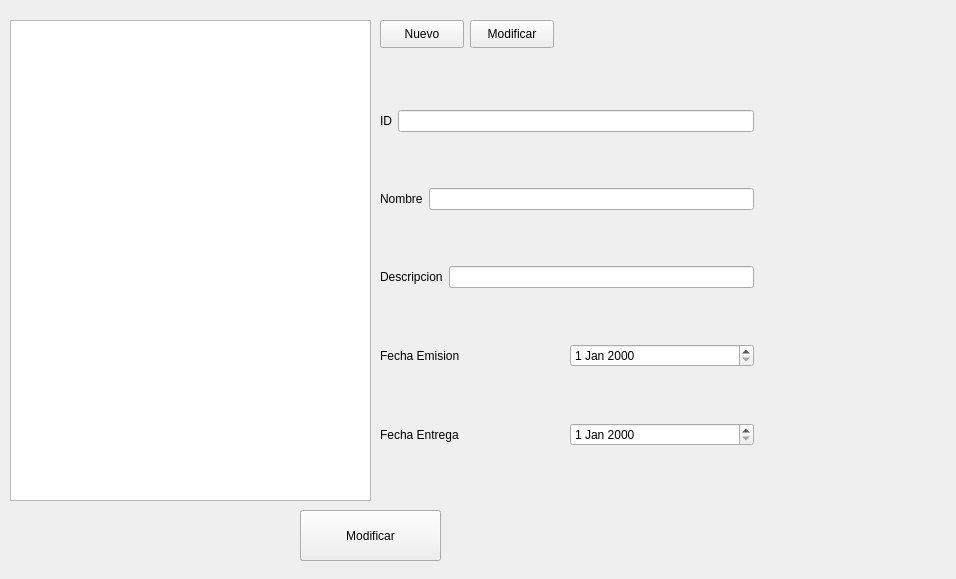
<?xml version="1.0" encoding="UTF-8"?>
<ui version="4.0">
 <class>MainWindow</class>
 <widget class="QMainWindow" name="MainWindow">
  <property name="geometry">
   <rect>
    <x>0</x>
    <y>0</y>
    <width>956</width>
    <height>579</height>
   </rect>
  </property>
  <property name="windowTitle">
   <string>Menu Empleados</string>
  </property>
  <widget class="QWidget" name="centralwidget">
   <widget class="QPushButton" name="btnnuevo">
    <property name="geometry">
     <rect>
      <x>380</x>
      <y>20</y>
      <width>84</width>
      <height>28</height>
     </rect>
    </property>
    <property name="text">
     <string>Nuevo</string>
    </property>
   </widget>
   <widget class="QPushButton" name="btnmodificar">
    <property name="geometry">
     <rect>
      <x>470</x>
      <y>20</y>
      <width>84</width>
      <height>28</height>
     </rect>
    </property>
    <property name="text">
     <string>Modificar</string>
    </property>
   </widget>
   <widget class="QWidget" name="verticalLayoutWidget">
    <property name="geometry">
     <rect>
      <x>380</x>
      <y>60</y>
      <width>374</width>
      <height>441</height>
     </rect>
    </property>
    <layout class="QVBoxLayout" name="verticalLayout">
     <item>
      <layout class="QHBoxLayout" name="horizontalLayout_4">
       <item>
        <layout class="QHBoxLayout" name="horizontalLayout_9">
         <item>
          <widget class="QLabel" name="id">
           <property name="text">
            <string>ID</string>
           </property>
          </widget>
         </item>
         <item>
          <widget class="QLineEdit" name="txtId">
           <property name="maxLength">
            <number>13</number>
           </property>
          </widget>
         </item>
        </layout>
       </item>
      </layout>
     </item>
     <item>
      <layout class="QHBoxLayout" name="horizontalLayout_6">
       <item>
        <widget class="QLabel" name="label_3">
         <property name="text">
          <string>Nombre</string>
         </property>
        </widget>
       </item>
       <item>
        <widget class="QLineEdit" name="txtNombre">
         <property name="maxLength">
          <number>45</number>
         </property>
        </widget>
       </item>
      </layout>
     </item>
     <item>
      <layout class="QHBoxLayout" name="horizontalLayout_8">
       <item>
        <widget class="QLabel" name="label_5">
         <property name="text">
          <string>Descripcion</string>
         </property>
        </widget>
       </item>
       <item>
        <widget class="QLineEdit" name="txtDescripcion">
         <property name="maxLength">
          <number>45</number>
         </property>
        </widget>
       </item>
      </layout>
     </item>
     <item>
      <layout class="QHBoxLayout" name="horizontalLayout_10">
       <item>
        <widget class="QLabel" name="label_7">
         <property name="text">
          <string>Fecha Emision</string>
         </property>
        </widget>
       </item>
       <item>
        <widget class="QDateEdit" name="fechaEmision"/>
       </item>
      </layout>
     </item>
     <item>
      <layout class="QHBoxLayout" name="horizontalLayout_5">
       <item>
        <widget class="QLabel" name="label_8">
         <property name="text">
          <string>Fecha Entrega</string>
         </property>
        </widget>
       </item>
       <item>
        <widget class="QDateEdit" name="fechaEntrega"/>
       </item>
      </layout>
     </item>
    </layout>
   </widget>
   <widget class="QPushButton" name="btnguardar">
    <property name="geometry">
     <rect>
      <x>300</x>
      <y>510</y>
      <width>141</width>
      <height>51</height>
     </rect>
    </property>
    <property name="text">
     <string>Guardar</string>
    </property>
   </widget>
   <widget class="QTableView" name="lista">
    <property name="geometry">
     <rect>
      <x>10</x>
      <y>20</y>
      <width>361</width>
      <height>481</height>
     </rect>
    </property>
   </widget>
   <widget class="QPushButton" name="btnModificar2">
    <property name="geometry">
     <rect>
      <x>300</x>
      <y>510</y>
      <width>141</width>
      <height>51</height>
     </rect>
    </property>
    <property name="text">
     <string>Modificar</string>
    </property>
   </widget>
  </widget>
 </widget>
 <resources>
  <include location="imagenes/imagenes.qrc"/>
 </resources>
 <connections/>
</ui>
